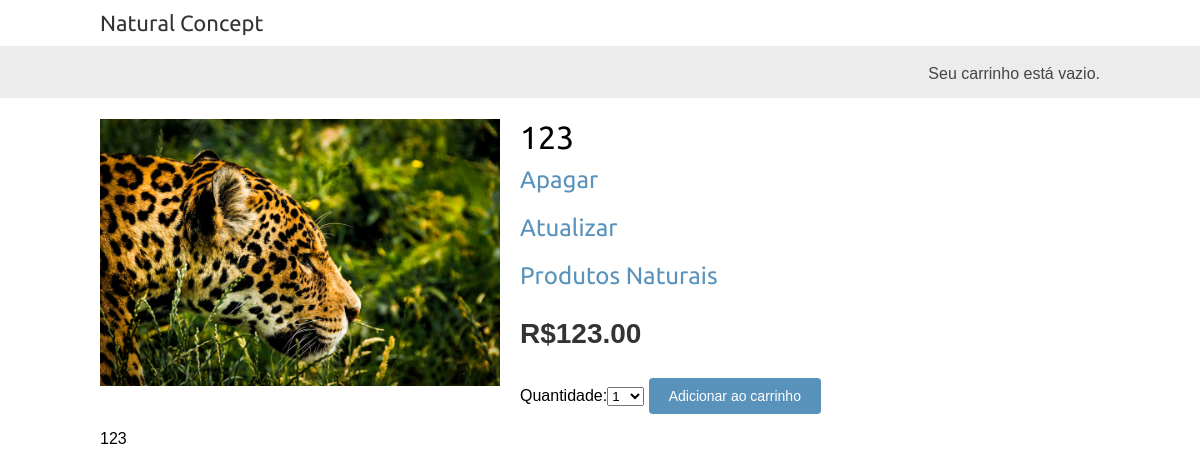
Page /3/123/ on the committed database.
### shop/models.py (models this page shows, shortened)
class Product(models.Model):
    category = models.ForeignKey(Category, verbose_name="Categoria", related_name='products')
    name = models.CharField("Nome", max_length=200, db_index=True)
    slug = models.SlugField("Slug", max_length=200, db_index=True)
    image = models.ImageField("Imagem", upload_to='products/%Y/%m/%d', blank=True)
    description = models.TextField("Descrição", blank=True)
    price = models.DecimalField("Preço", max_digits=10, decimal_places=2)
    stock = models.PositiveIntegerField("Estoque")
    available = models.BooleanField("Disponivel", default=True)
    created = models.DateTimeField("Criado em", auto_now_add=True)
    updated = models.DateTimeField("Atualizado em", auto_now=True)
    class Meta:
        ordering = ('-created',)
        index_together = (('id', 'slug'),)
        verbose_name = "Produto"
        verbose_name_plural = "Produtos"

class Category(models.Model):
    name = models.CharField(max_length=200, db_index=True)
    slug = models.SlugField(max_length=200, db_index=True, unique=True)
    class Meta:
        ordering = ('name',)
        verbose_name = 'Categoria'
        verbose_name_plural = 'Categorias'
    def __str__(self):
        return self.name
    def get_absolute_url(self):
        return reverse('shop:product_list_by_category', args=[self.slug])

### shop/views.py (the view)
# urls.py: url(r'^(?P<id>\d+)/(?P<slug>[-\w]+)/$', views.product_detail, name='product_detail'),
def product_detail(request, id, slug):
    product = get_object_or_404(Product, id=id, slug=slug, available=True)
    cart_product_form = CartAddProductForm()
    return render(request,
                  'shop/product/detail.html',
                  {'product': product,
                   'cart_product_form': cart_product_form})

### cart/forms.py
class CartAddProductForm(forms.Form):
    quantity = forms.TypedChoiceField(label="Quantidade",
                                      choices=PRODUCT_QUANTITY_CHOICES,
                                      coerce=int)
    update = forms.BooleanField(required=False,
                                initial=False,
                                widget=forms.HiddenInput)

### cart/cart.py (called while the page is built)
    def __len__(self):
        return sum(item['quantity'] for item in self.cart.values())

### cart/context_processors.py (called while the page is built)
def cart(request):
    return {'cart': Cart(request) }

### shop/templates/shop/product/detail.html (shortened to what this page needs)
{% extends "shop/base.html" %}
{% load static %}
{% block content %}
    <div class="product-detail">
        <img src="{% if product.image %}{{ product.image.url }}{% else %}{% static "img/no_image.png" %}{% endif %}">
        <h1>{{ product.name }}</h1>
        <h2><a href="{% url 'shop:product_delete' product.id product.slug %}">Apagar</a></h2>
        <h2><a href="{% url 'shop:product_update' product.id product.slug %}">Atualizar</a></h2>
        <h2><a href="{{ product.category.get_absolute_url }}">{{ product.category }}</a></h2>
        <p class="price">R${{ product.price }}</p>
        <form action="{% url "cart:cart_add" product.id %}" method="post">
            {{ cart_product_form }}
            <input type="submit" value="Adicionar ao carrinho">
        </form>
        {{ product.description|linebreaks }}
    </div>
{% endblock %}

### shop/static/css/base.css (style rules this page uses)
body { margin:0; padding:0; font-family:helvetica, sans-serif; }
h1, h2, h3, h4, h5 , h6 { font-family: 'Ubuntu', sans-serif; font-weight:normal; }
a { text-decoration:none; color:#5993bb; }
a.button, input[type="submit"] { color:#fff; background:#5993bb; border-radius:4px; padding:10px 20px; font-size:14px; border:0; }
.product-detail { text-align:justify; }
.product-detail .price { color:#333; font-size:28px; font-weight:bold; }
.product-detail img { width:40%; float:left; padding:0 20px 20px 0; }
.product-detail h1 { margin-bottom:0; }
.product-detail h2 { margin-top:10px; }

### rows in the picture
Product: image (picture), name "123", category "Produtos Naturais", price "123.00", description "123"
